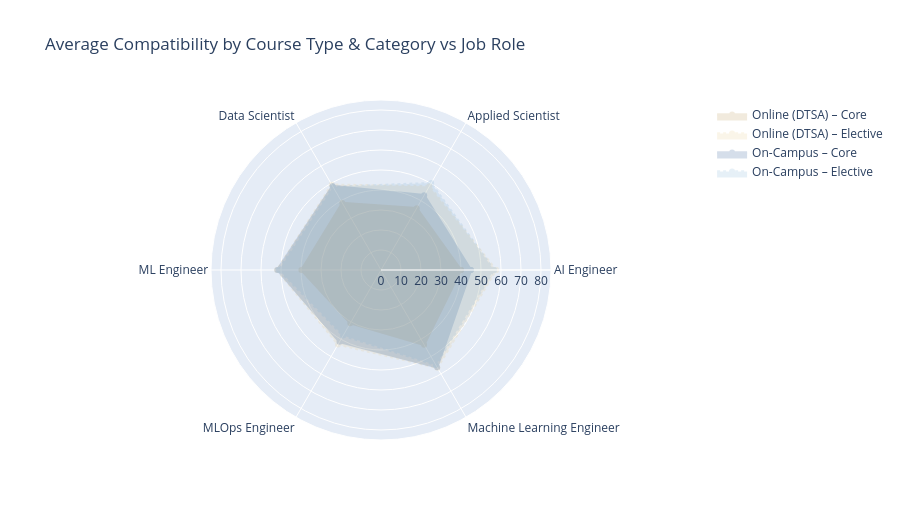

The cell this chart's notebook holds for it:
### Code cell
# ── Radar chart: 4 traces (2 source types × 2 categories) ────────────────────
groups = [
    ('Online (DTSA)', 'Core',     '#B8924A', 'solid'),
    ('Online (DTSA)', 'Elective', '#E8CB88', 'dot'),
    ('On-Campus',     'Core',     '#1F4F8F', 'solid'),
    ('On-Campus',     'Elective', '#7AAED4', 'dot'),
]

fig = go.Figure()
for stype, cat, color, dash in groups:
    mask  = (courses_df['source_type'] == stype) & (courses_df['course_category'] == cat)
    means = courses_df[mask][role_labels].mean()
    fig.add_trace(go.Scatterpolar(
        r     = means.tolist() + [means.iloc[0]],
        theta = role_labels + [role_labels[0]],
        name  = f'{stype} – {cat}',
        line  = dict(color=color, width=2.5, dash=dash),
        fill  = 'toself',
        fillcolor = color,
        opacity=0.18,
    ))

fig.update_layout(
    polar       = dict(radialaxis=dict(visible=True, range=[0, 85])),
    title       = 'Average Compatibility by Course Type & Category vs Job Role',
    showlegend  = True,
    legend      = dict(x=1.05, y=1),
    height      = 520,
)
fig.show()

### Figure 1 — Plotly figure (JSON) as saved in the notebook; plotly's stock layout.template omitted (floating-point values rounded to 4 significant figures)
{"data": [{"fill": "toself", "fillcolor": "#B8924A", "line": {"color": "#B8924A", "dash": "solid", "width": 2.5}, "name": "Online (DTSA) – Core", "opacity": 0.18, "r": [40.0, 35.71, 38.67, 39.83, 30.68, 43.1, 40.0], "theta": ["AI Engineer", "Applied Scientist", "Data Scientist", "ML Engineer", "MLOps Engineer", "Machine Learning Engineer", "AI Engineer"], "type": "scatterpolar"}, {"fill": "toself", "fillcolor": "#E8CB88", "line": {"color": "#E8CB88", "dash": "dot", "width": 2.5}, "name": "Online (DTSA) – Elective", "opacity": 0.18, "r": [57.55, 48.31, 49.23, 52.03, 42.99, 56.43, 57.55], "theta": ["AI Engineer", "Applied Scientist", "Data Scientist", "ML Engineer", "MLOps Engineer", "Machine Learning Engineer", "AI Engineer"], "type": "scatterpolar"}, {"fill": "toself", "fillcolor": "#1F4F8F", "line": {"color": "#1F4F8F", "dash": "solid", "width": 2.5}, "name": "On-Campus – Core", "opacity": 0.18, "r": [44.93, 43.15, 48.51, 51.82, 41.49, 56.13, 44.93], "theta": ["AI Engineer", "Applied Scientist", "Data Scientist", "ML Engineer", "MLOps Engineer", "Machine Learning Engineer", "AI Engineer"], "type": "scatterpolar"}, {"fill": "toself", "fillcolor": "#7AAED4", "line": {"color": "#7AAED4", "dash": "dot", "width": 2.5}, "name": "On-Campus – Elective", "opacity": 0.18, "r": [56.46, 50.16, 47.92, 51.0, 37.87, 54.82, 56.46], "theta": ["AI Engineer", "Applied Scientist", "Data Scientist", "ML Engineer", "MLOps Engineer", "Machine Learning Engineer", "AI Engineer"], "type": "scatterpolar"}], "layout": {"height": 520, "legend": {"x": 1.05, "y": 1}, "polar": {"radialaxis": {"range": [0, 85], "visible": true}}, "showlegend": true, "title": {"text": "Average Compatibility by Course Type & Category vs Job Role"}}}
